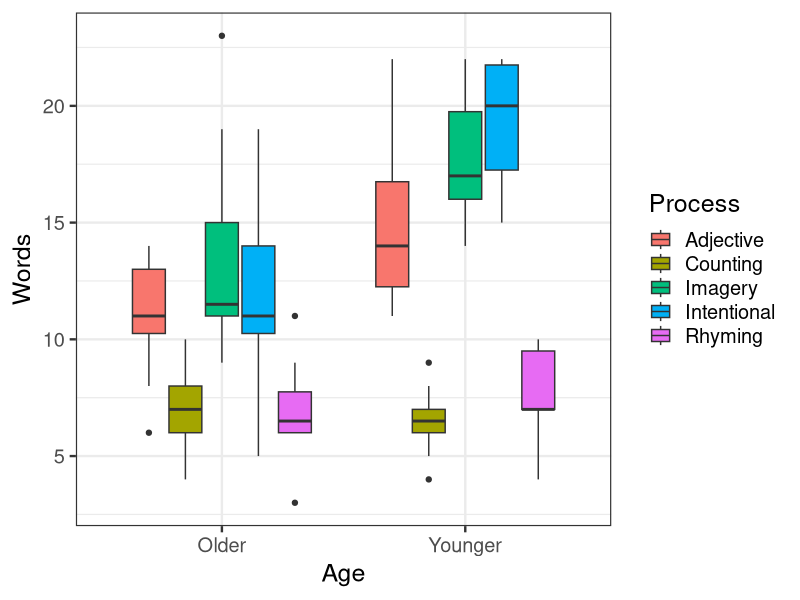
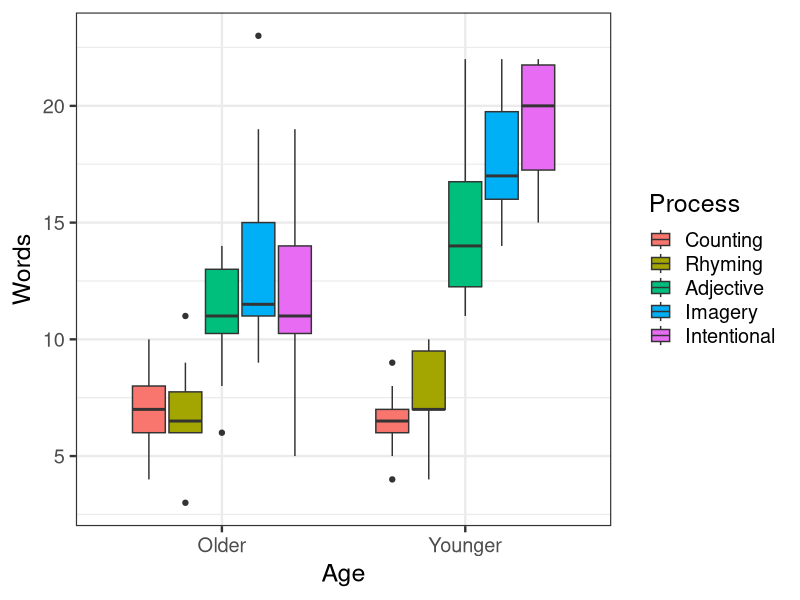

These figures' R source, in order: (Note: this script raises an error after producing the figures.)
## ---- chunk 1
#-------
# RUN THE FRAGMENT BETWEEN LINES BEFORE COMPILING MARKDOWN
# to configure markdown parsing
options(markdown.extensions = c("no_intra_emphasis", "tables", "fenced_code", "autolink", "strikethrough", "lax_spacing", "space_headers", "latex_math"))
#-----
options(width = 80, scipen = 6, digits = 3)
# to render cyrillics in plots use cairo pdf
options(device = function(file, width = 6, height = 6, ...) {
  cairo_pdf(tempfile(), width = width, height = height, ...)
  })
# chunk default options
library(knitr)
opts_chunk$set(fig.align='center', fig.width = 10, fig.height = 5, comment = "#", cache = F)  
# this allows for code formatting inline
knit_hooks$set(inline = function(x) {
   if (is.numeric(x)) return(knitr:::format_sci(x, 'latex'))
   x = as.character(x)
   h = knitr:::hilight_source(x, 'latex', list(prompt = FALSE, 
                                               size='normalsize', 
                                               highlight = FALSE))
   h = gsub("([_#$%&])", "\\\\\\1", h)
   h = gsub('(["\'])', '\\1{}', h)
   gsub('^\\\\begin\\{alltt\\}\\s*|\\\\end\\{alltt\\}\\s*$', '', h)})
## ---- chunk 2
memory <- read.delim(file="eysenck.csv")
head(memory, 10)
## ---- chunk 3
library(ggplot2)
theme_set(theme_bw(base_size = 18) + theme(legend.key = element_blank()))
ggplot(data = memory, aes(x = Age, y = Words)) + 
  geom_boxplot(aes(fill = Process))
## ---- chunk 4
memory$Process <- reorder(memory$Process, memory$Words, FUN=mean)
mem_p <- ggplot(data = memory, aes(x = Age, y = Words)) + 
  geom_boxplot(aes(fill = Process))
mem_p
## ---- chunk 5
memory_fit <- lm(formula = Words ~ Age * Process, data = memory, 
                 contrasts=list(Age=contr.sum, Process=contr.sum))
## ---- chunk 6
library(car)
residualPlots(memory_fit)
## ---- chunk 7
qqPlot(memory_fit)
## ---- chunk 8
Anova(memory_fit, type = 3)
## ---- chunk 9
mem_p + guides(fill=guide_legend(ncol=3)) + theme(legend.position = "bottom") 
## ---- chunk 10
# создаем переменную-взаимодействие 
memory$AgeProc <- interaction(memory$Age, memory$Process)
# подбираем модель без intercept 
mod <- lm(Words ~ AgeProc - 1, data = memory)
library(multcomp)
memory_tukey <- glht(mod, linfct = mcp(AgeProc = "Tukey"))
options(width = 90)
summary(memory_tukey)
## ---- chunk 11
library(dplyr)
memory_summary <- memory %>% 
  group_by(Age, Process) %>% 
  summarise(.mean = mean(Words),
            .sd = sd(Words))
## ---- chunk 12
mem_barp <- ggplot(data = memory_summary, 
                   aes(x = Age, y = .mean, ymin = .mean - .sd, 
                       ymax = .mean + .sd, fill = Process)) + 
  geom_bar(stat = "identity", position = "dodge") + 
  geom_errorbar(width = 0.3, position = position_dodge(width = 0.9))
mem_barp
## ---- chunk 13
pos <- position_dodge(width = 0.9)
mem_linep <- ggplot(data = memory_summary, 
                    aes(x = Age, y = .mean, ymin = .mean - .sd, 
                        ymax = .mean + .sd, colour = Process, 
                        group = Process)) + 
  geom_point(size = 3, position = pos) +
  geom_line(position = pos) +
  geom_errorbar(width = 0.3, position = pos) 
mem_linep
## ---- chunk 14
library(gridExtra)
grid.arrange(mem_barp, mem_linep, ncol = 2)
## ---- chunk 15
mem_linep <- mem_linep + labs(x = "Возраст",  y = "Число запомненных слов") + 
  scale_x_discrete(labels = c("Пожилые", "Молодые")) + 
  scale_colour_brewer(name = "Процесс", palette = "Dark2", 
                      labels = c("Счет", "Рифма", "Прилагательное",
                                 "Образ", "Запоминание")) + 
  theme(legend.key = element_blank())
mem_linep
